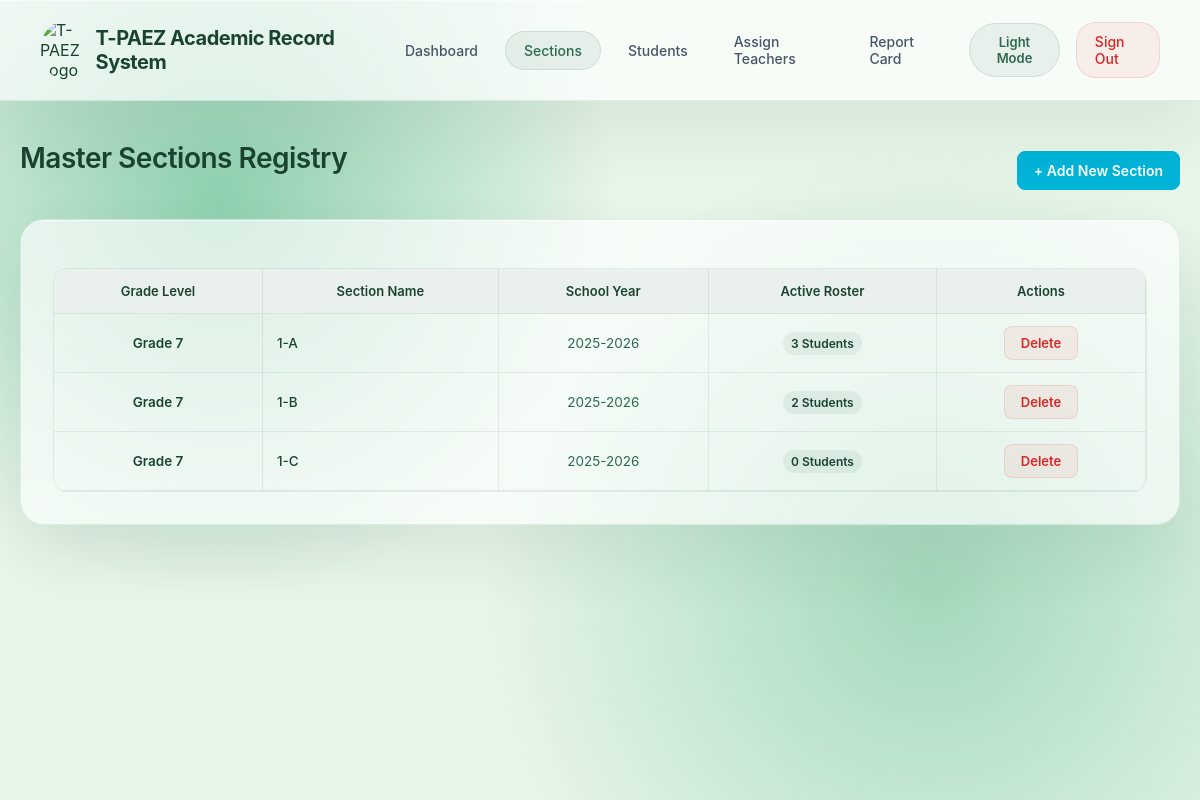
Screenshot of /sections.php (signed in) with the database file from the repository.
### tables this page shows
CREATE TABLE `sections` (
  `id` int(11) NOT NULL,
  `name` varchar(100) NOT NULL,
  `grade_level` int(11) NOT NULL,
  `school_year` varchar(20) NOT NULL,
  `created_at` timestamp NOT NULL DEFAULT current_timestamp()
);

### sections.php (the view, shortened to what this page needs)
<?php
require_once 'includes/header.php';
require_once 'config/config.php';
$stmt = $pdo->query("
    SELECT s.*, COUNT(e.id) as student_count
    FROM sections s
    LEFT JOIN enrollments e ON s.id = e.section_id
    GROUP BY s.id
    ORDER BY s.school_year DESC, s.grade_level ASC, s.name ASC
");
$all_sections = $stmt->fetchAll();
?>
<div class="header-action-area">
    <h1>Master Sections Registry</h1>
    <button onclick="openModal('sectionModal')" class="btn-primary">+ Add New Section</button>
</div>
<div class="card-panel">
    <div class="table-container">
        <table class="grade-table">
            <thead>
                <tr>
                    <th>Grade Level</th>
                    <th>Section Name</th>
                    <th>School Year</th>
                    <th>Active Roster</th>
                    <th>Actions</th>
                </tr>
            </thead>
            <tbody>
                <?php foreach ($all_sections as $sec): ?>
                <tr>
                    <td style="font-weight: 600; color: var(--text-title);">Grade <?php echo $sec['grade_level']; ?></td>
                    <td style="text-align: left; font-weight: 500;"><?php echo htmlspecialchars($sec['name']); ?></td>
                    <td style="color: var(--text-subtitle);"><?php echo htmlspecialchars($sec['school_year']); ?></td>
                    <td><span class="badge-count"><?php echo $sec['student_count']; ?> Students</span></td>
                    <td>
                        <a href="?delete_id=<?php echo $sec['id']; ?>" class="delete" onclick="return confirm('Are you sure you want to delete this section?')">Delete</a>
                    </td>
                </tr>
                <?php endforeach; ?>
            </tbody>
        </table>
    </div>
</div>
<?php require_once 'includes/footer.php'; ?>

### css/style.css (style rules this page uses)
* { margin: 0; padding: 0; box-sizing: border-box; font-family: 'Inter', -apple-system, BlinkMacSystemFont, "Segoe UI", Roboto, sans-serif; }
:root { --bg-base: #e8f5e9; --surface-card: rgba(255, 255, 255, 0.65); --border-card: rgba(45, 106, 79, 0.1); --shadow-card: 0 32px 64px rgba(27, 67, 50, 0.08), inset 0 1px 1px rgba(255, 255, 255, 0.6); --text-title: #1b4332; --text-subtitle: #2d6a4f; --text-muted: #475569; --input-bg: rgba(255, 255, 255, 0.75); --input-border: rgba(45, 106, 79, 0.15); --input-text: #1b4332; --input-placeholder: #74c69d; --primary-start: #2d6a4f; --primary-end: #40916c; --primary-shadow: rgba(45, 106, 79, 0.15); --primary-hover-start: #1b4332; --primary-hover-end: #2d6a4f; --primary-hover-shadow: rgba(45, 106, 79, 0.25); --ambient-1: radial-gradient(circle, #52b788 0%, rgba(232, 245, 233, 0) 70%); --ambient-2: radial-gradient(circle, #74c69d 0%, rgba(232, 245, 233, 0) 70%); --banner-bg: rgba(239, 68, 68, 0.08); --banner-text: #dc2626; --banner-border: rgba(239, 68, 68, 0.15); --mode-btn-bg: rgba(45, 106, 79, 0.08); --mode-btn-border: rgba(45, 106, 79, 0.12); --mode-btn-text: #2d6a4f; --table-header-bg: #e9f0ed; --table-row-hover: rgba(45, 106, 79, 0.02); }
body { background: var(--bg-base); color: var(--input-text); min-height: 100vh; overflow-x: hidden; padding-bottom: 60px; transition: background 0.4s cubic-bezier(0.4, 0, 0.2, 1); }
h1 { color: var(--text-title); font-size: 28px; font-weight: 600; letter-spacing: -0.5px; margin-bottom: 24px; }
.card-panel { background: var(--surface-card); backdrop-filter: blur(20px); -webkit-backdrop-filter: blur(20px); border: 1px solid var(--border-card); border-radius: 24px; padding: 32px; box-shadow: var(--shadow-card); margin-bottom: 32px; }
.table-container { width: 100%; overflow-x: auto; margin-top: 16px; border-radius: 14px; border: 1px solid var(--border-card); }
.grade-table { width: 100%; border-collapse: collapse; text-align: center; background: transparent; }
.grade-table th { background: var(--table-header-bg); color: var(--text-title); font-weight: 600; font-size: 13px; padding: 14px; border-bottom: 1px solid var(--border-card); border-right: 1px solid var(--border-card); }
.grade-table td { padding: 12px 14px; border-bottom: 1px solid var(--border-card); border-right: 1px solid var(--border-card); font-size: 13.5px; color: var(--input-text); }
.delete-btn, .delete { background: var(--banner-bg); color: var(--banner-text); border: 1px solid var(--banner-border); padding: 8px 16px; border-radius: 8px; text-decoration: none; font-size: 13px; font-weight: 600; display: inline-block; transition: all 0.2s ease; }

### includes/header.php (style rules this page uses)
html, body { background: #e8f5e9; }

### sections.php (style rules this page uses)
.header-action-area { display: flex; justify-content: space-between; align-items: center; margin-bottom: 20px; }
.btn-primary { background-color: #00b4d8; color: #ffffff; border: 1px solid #00b4d8; padding: 10px 16px; border-radius: 8px; font-weight: 600; font-size: 14px; cursor: pointer; transition: all 0.2s ease; }
.badge-count { background: var(--mode-btn-bg, rgba(0, 0, 0, 0.06)); padding: 4px 8px; border-radius: 12px; font-size: 12px; font-weight: 600; }

### rows the page displays
sections: grade_level "7", name "1-A", school_year "2025-2026", student_count "3"
sections: grade_level "7", name "1-B", school_year "2025-2026", student_count "2"
sections: grade_level "7", name "1-C", school_year "2025-2026", student_count "0"
